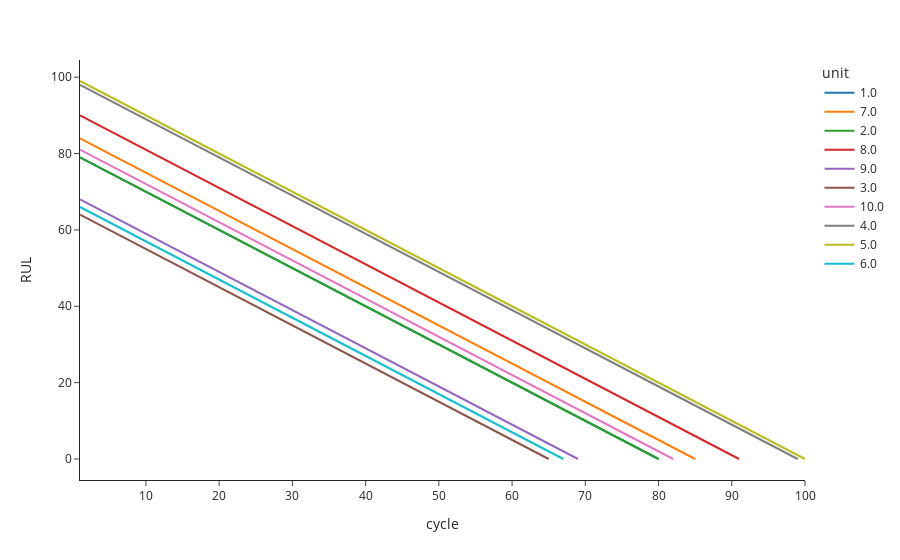

The notebook cell this image was saved under:
### Code cell
#check the true target is the true target with a quick line plot
px.line(true_target,
        x="cycle",
        y="RUL",
        color="unit")

### Figure 1 — Plotly figure (JSON) as saved in the notebook; plotly's stock layout.template omitted (floating-point values rounded to 4 significant figures)
{"data": [{"hovertemplate": "unit=1.0<br>cycle=%{x}<br>RUL=%{y}<extra></extra>", "legendgroup": "1.0", "line": {"color": "#1F77B4", "dash": "solid"}, "marker": {"symbol": "circle"}, "mode": "lines", "name": "1.0", "orientation": "v", "showlegend": true, "type": "scatter", "x": [1, 2, 3, 4, 5, 6, 7, 8, 9, 10, 11, 12, 13, 14, 15, 16, 17, 18, 19, 20, 21, 22, 23, 24, 25, 26, 27, 28, 29, 30, 31, 32, 33, 34, 35, 36, 37, 38, 39, 40, 41, 42, 43, 44, 45, 46, 47, 48, 49, 50, 51, 52, 53, 54, 55, 56, 57, 58, 59, 60, 61, 62, 63, 64, 65, 66, 67, 68, 69, 70, 71, 72, 73, 74, 75, 76, 77, 78, 79, 80], "xaxis": "x", "y": [79, 78, 77, 76, 75, 74, 73, 72, 71, 70, 69, 68, 67, 66, 65, 64, 63, 62, 61, 60, 59, 58, 57, 56, 55, 54, 53, 52, 51, 50, 49, 48, 47, 46, 45, 44, 43, 42, 41, 40, 39, 38, 37, 36, 35, 34, 33, 32, 31, 30, 29, 28, 27, 26, 25, 24, 23, 22, 21, 20, 19, 18, 17, 16, 15, 14, 13, 12, 11, 10, 9, 8, 7, 6, 5, 4, 3, 2, 1, 0], "yaxis": "y"}, {"hovertemplate": "unit=7.0<br>cycle=%{x}<br>RUL=%{y}<extra></extra>", "legendgroup": "7.0", "line": {"color": "#FF7F0E", "dash": "solid"}, "marker": {"symbol": "circle"}, "mode": "lines", "name": "7.0", "orientation": "v", "showlegend": true, "type": "scatter", "x": [1, 2, 3, 4, 5, 6, 7, 8, 9, 10, 11, 12, 13, 14, 15, 16, 17, 18, 19, 20, 21, 22, 23, 24, 25, 26, 27, 28, 29, 30, 31, 32, 33, 34, 35, 36, 37, 38, 39, 40, 41, 42, 43, 44, 45, 46, 47, 48, 49, 50, 51, 52, 53, 54, 55, 56, 57, 58, 59, 60, 61, 62, 63, 64, 65, 66, 67, 68, 69, 70, 71, 72, 73, 74, 75, 76, 77, 78, 79, 80, 81, 82, 83, 84, 85], "xaxis": "x", "y": [84, 83, 82, 81, 80, 79, 78, 77, 76, 75, 74, 73, 72, 71, 70, 69, 68, 67, 66, 65, 64, 63, 62, 61, 60, 59, 58, 57, 56, 55, 54, 53, 52, 51, 50, 49, 48, 47, 46, 45, 44, 43, 42, 41, 40, 39, 38, 37, 36, 35, 34, 33, 32, 31, 30, 29, 28, 27, 26, 25, 24, 23, 22, 21, 20, 19, 18, 17, 16, 15, 14, 13, 12, 11, 10, 9, 8, 7, 6, 5, 4, 3, 2, 1, 0], "yaxis": "y"}, {"hovertemplate": "unit=2.0<br>cycle=%{x}<br>RUL=%{y}<extra></extra>", "legendgroup": "2.0", "line": {"color": "#2CA02C", "dash": "solid"}, "marker": {"symbol": "circle"}, "mode": "lines", "name": "2.0", "orientation": "v", "showlegend": true, "type": "scatter", "x": [1, 2, 3, 4, 5, 6, 7, 8, 9, 10, 11, 12, 13, 14, 15, 16, 17, 18, 19, 20, 21, 22, 23, 24, 25, 26, 27, 28, 29, 30, 31, 32, 33, 34, 35, 36, 37, 38, 39, 40, 41, 42, 43, 44, 45, 46, 47, 48, 49, 50, 51, 52, 53, 54, 55, 56, 57, 58, 59, 60, 61, 62, 63, 64, 65, 66, 67, 68, 69, 70, 71, 72, 73, 74, 75, 76, 77, 78, 79, 80], "xaxis": "x", "y": [79, 78, 77, 76, 75, 74, 73, 72, 71, 70, 69, 68, 67, 66, 65, 64, 63, 62, 61, 60, 59, 58, 57, 56, 55, 54, 53, 52, 51, 50, 49, 48, 47, 46, 45, 44, 43, 42, 41, 40, 39, 38, 37, 36, 35, 34, 33, 32, 31, 30, 29, 28, 27, 26, 25, 24, 23, 22, 21, 20, 19, 18, 17, 16, 15, 14, 13, 12, 11, 10, 9, 8, 7, 6, 5, 4, 3, 2, 1, 0], "yaxis": "y"}, {"hovertemplate": "unit=8.0<br>cycle=%{x}<br>RUL=%{y}<extra></extra>", "legendgroup": "8.0", "line": {"color": "#D62728", "dash": "solid"}, "marker": {"symbol": "circle"}, "mode": "lines", "name": "8.0", "orientation": "v", "showlegend": true, "type": "scatter", "x": [1, 2, 3, 4, 5, 6, 7, 8, 9, 10, 11, 12, 13, 14, 15, 16, 17, 18, 19, 20, 21, 22, 23, 24, 25, 26, 27, 28, 29, 30, 31, 32, 33, 34, 35, 36, 37, 38, 39, 40, 41, 42, 43, 44, 45, 46, 47, 48, 49, 50, 51, 52, 53, 54, 55, 56, 57, 58, 59, 60, 61, 62, 63, 64, 65, 66, 67, 68, 69, 70, 71, 72, 73, 74, 75, 76, 77, 78, 79, 80, 81, 82, 83, 84, 85, 86, 87, 88, 89, 90, 91], "xaxis": "x", "y": [90, 89, 88, 87, 86, 85, 84, 83, 82, 81, 80, 79, 78, 77, 76, 75, 74, 73, 72, 71, 70, 69, 68, 67, 66, 65, 64, 63, 62, 61, 60, 59, 58, 57, 56, 55, 54, 53, 52, 51, 50, 49, 48, 47, 46, 45, 44, 43, 42, 41, 40, 39, 38, 37, 36, 35, 34, 33, 32, 31, 30, 29, 28, 27, 26, 25, 24, 23, 22, 21, 20, 19, 18, 17, 16, 15, 14, 13, 12, 11, 10, 9, 8, 7, 6, 5, 4, 3, 2, 1, 0], "yaxis": "y"}, {"hovertemplate": "unit=9.0<br>cycle=%{x}<br>RUL=%{y}<extra></extra>", "legendgroup": "9.0", "line": {"color": "#9467BD", "dash": "solid"}, "marker": {"symbol": "circle"}, "mode": "lines", "name": "9.0", "orientation": "v", "showlegend": true, "type": "scatter", "x": [1, 2, 3, 4, 5, 6, 7, 8, 9, 10, 11, 12, 13, 14, 15, 16, 17, 18, 19, 20, 21, 22, 23, 24, 25, 26, 27, 28, 29, 30, 31, 32, 33, 34, 35, 36, 37, 38, 39, 40, 41, 42, 43, 44, 45, 46, 47, 48, 49, 50, 51, 52, 53, 54, 55, 56, 57, 58, 59, 60, 61, 62, 63, 64, 65, 66, 67, 68, 69], "xaxis": "x", "y": [68, 67, 66, 65, 64, 63, 62, 61, 60, 59, 58, 57, 56, 55, 54, 53, 52, 51, 50, 49, 48, 47, 46, 45, 44, 43, 42, 41, 40, 39, 38, 37, 36, 35, 34, 33, 32, 31, 30, 29, 28, 27, 26, 25, 24, 23, 22, 21, 20, 19, 18, 17, 16, 15, 14, 13, 12, 11, 10, 9, 8, 7, 6, 5, 4, 3, 2, 1, 0], "yaxis": "y"}, {"hovertemplate": "unit=3.0<br>cycle=%{x}<br>RUL=%{y}<extra></extra>", "legendgroup": "3.0", "line": {"color": "#8C564B", "dash": "solid"}, "marker": {"symbol": "circle"}, "mode": "lines", "name": "3.0", "orientation": "v", "showlegend": true, "type": "scatter", "x": [1, 2, 3, 4, 5, 6, 7, 8, 9, 10, 11, 12, 13, 14, 15, 16, 17, 18, 19, 20, 21, 22, 23, 24, 25, 26, 27, 28, 29, 30, 31, 32, 33, 34, 35, 36, 37, 38, 39, 40, 41, 42, 43, 44, 45, 46, 47, 48, 49, 50, 51, 52, 53, 54, 55, 56, 57, 58, 59, 60, 61, 62, 63, 64, 65], "xaxis": "x", "y": [64, 63, 62, 61, 60, 59, 58, 57, 56, 55, 54, 53, 52, 51, 50, 49, 48, 47, 46, 45, 44, 43, 42, 41, 40, 39, 38, 37, 36, 35, 34, 33, 32, 31, 30, 29, 28, 27, 26, 25, 24, 23, 22, 21, 20, 19, 18, 17, 16, 15, 14, 13, 12, 11, 10, 9, 8, 7, 6, 5, 4, 3, 2, 1, 0], "yaxis": "y"}, {"hovertemplate": "unit=10.0<br>cycle=%{x}<br>RUL=%{y}<extra></extra>", "legendgroup": "10.0", "line": {"color": "#E377C2", "dash": "solid"}, "marker": {"symbol": "circle"}, "mode": "lines", "name": "10.0", "orientation": "v", "showlegend": true, "type": "scatter", "x": [1, 2, 3, 4, 5, 6, 7, 8, 9, 10, 11, 12, 13, 14, 15, 16, 17, 18, 19, 20, 21, 22, 23, 24, 25, 26, 27, 28, 29, 30, 31, 32, 33, 34, 35, 36, 37, 38, 39, 40, 41, 42, 43, 44, 45, 46, 47, 48, 49, 50, 51, 52, 53, 54, 55, 56, 57, 58, 59, 60, 61, 62, 63, 64, 65, 66, 67, 68, 69, 70, 71, 72, 73, 74, 75, 76, 77, 78, 79, 80, 81, 82], "xaxis": "x", "y": [81, 80, 79, 78, 77, 76, 75, 74, 73, 72, 71, 70, 69, 68, 67, 66, 65, 64, 63, 62, 61, 60, 59, 58, 57, 56, 55, 54, 53, 52, 51, 50, 49, 48, 47, 46, 45, 44, 43, 42, 41, 40, 39, 38, 37, 36, 35, 34, 33, 32, 31, 30, 29, 28, 27, 26, 25, 24, 23, 22, 21, 20, 19, 18, 17, 16, 15, 14, 13, 12, 11, 10, 9, 8, 7, 6, 5, 4, 3, 2, 1, 0], "yaxis": "y"}, {"hovertemplate": "unit=4.0<br>cycle=%{x}<br>RUL=%{y}<extra></extra>", "legendgroup": "4.0", "line": {"color": "#7F7F7F", "dash": "solid"}, "marker": {"symbol": "circle"}, "mode": "lines", "name": "4.0", "orientation": "v", "showlegend": true, "type": "scatter", "x": [1, 2, 3, 4, 5, 6, 7, 8, 9, 10, 11, 12, 13, 14, 15, 16, 17, 18, 19, 20, 21, 22, 23, 24, 25, 26, 27, 28, 29, 30, 31, 32, 33, 34, 35, 36, 37, 38, 39, 40, 41, 42, 43, 44, 45, 46, 47, 48, 49, 50, 51, 52, 53, 54, 55, 56, 57, 58, 59, 60, 61, 62, 63, 64, 65, 66, 67, 68, 69, 70, 71, 72, 73, 74, 75, 76, 77, 78, 79, 80, 81, 82, 83, 84, 85, 86, 87, 88, 89, 90, 91, 92, 93, 94, 95, 96, 97, 98, 99], "xaxis": "x", "y": [98, 97, 96, 95, 94, 93, 92, 91, 90, 89, 88, 87, 86, 85, 84, 83, 82, 81, 80, 79, 78, 77, 76, 75, 74, 73, 72, 71, 70, 69, 68, 67, 66, 65, 64, 63, 62, 61, 60, 59, 58, 57, 56, 55, 54, 53, 52, 51, 50, 49, 48, 47, 46, 45, 44, 43, 42, 41, 40, 39, 38, 37, 36, 35, 34, 33, 32, 31, 30, 29, 28, 27, 26, 25, 24, 23, 22, 21, 20, 19, 18, 17, 16, 15, 14, 13, 12, 11, 10, 9, 8, 7, 6, 5, 4, 3, 2, 1, 0], "yaxis": "y"}, {"hovertemplate": "unit=5.0<br>cycle=%{x}<br>RUL=%{y}<extra></extra>", "legendgroup": "5.0", "line": {"color": "#BCBD22", "dash": "solid"}, "marker": {"symbol": "circle"}, "mode": "lines", "name": "5.0", "orientation": "v", "showlegend": true, "type": "scatter", "x": [1, 2, 3, 4, 5, 6, 7, 8, 9, 10, 11, 12, 13, 14, 15, 16, 17, 18, 19, 20, 21, 22, 23, 24, 25, 26, 27, 28, 29, 30, 31, 32, 33, 34, 35, 36, 37, 38, 39, 40, 41, 42, 43, 44, 45, 46, 47, 48, 49, 50, 51, 52, 53, 54, 55, 56, 57, 58, 59, 60, 61, 62, 63, 64, 65, 66, 67, 68, 69, 70, 71, 72, 73, 74, 75, 76, 77, 78, 79, 80, 81, 82, 83, 84, 85, 86, 87, 88, 89, 90, 91, 92, 93, 94, 95, 96, 97, 98, 99, 100], "xaxis": "x", "y": [99, 98, 97, 96, 95, 94, 93, 92, 91, 90, 89, 88, 87, 86, 85, 84, 83, 82, 81, 80, 79, 78, 77, 76, 75, 74, 73, 72, 71, 70, 69, 68, 67, 66, 65, 64, 63, 62, 61, 60, 59, 58, 57, 56, 55, 54, 53, 52, 51, 50, 49, 48, 47, 46, 45, 44, 43, 42, 41, 40, 39, 38, 37, 36, 35, 34, 33, 32, 31, 30, 29, 28, 27, 26, 25, 24, 23, 22, 21, 20, 19, 18, 17, 16, 15, 14, 13, 12, 11, 10, 9, 8, 7, 6, 5, 4, 3, 2, 1, 0], "yaxis": "y"}, {"hovertemplate": "unit=6.0<br>cycle=%{x}<br>RUL=%{y}<extra></extra>", "legendgroup": "6.0", "line": {"color": "#17BECF", "dash": "solid"}, "marker": {"symbol": "circle"}, "mode": "lines", "name": "6.0", "orientation": "v", "showlegend": true, "type": "scatter", "x": [1, 2, 3, 4, 5, 6, 7, 8, 9, 10, 11, 12, 13, 14, 15, 16, 17, 18, 19, 20, 21, 22, 23, 24, 25, 26, 27, 28, 29, 30, 31, 32, 33, 34, 35, 36, 37, 38, 39, 40, 41, 42, 43, 44, 45, 46, 47, 48, 49, 50, 51, 52, 53, 54, 55, 56, 57, 58, 59, 60, 61, 62, 63, 64, 65, 66, 67], "xaxis": "x", "y": [66, 65, 64, 63, 62, 61, 60, 59, 58, 57, 56, 55, 54, 53, 52, 51, 50, 49, 48, 47, 46, 45, 44, 43, 42, 41, 40, 39, 38, 37, 36, 35, 34, 33, 32, 31, 30, 29, 28, 27, 26, 25, 24, 23, 22, 21, 20, 19, 18, 17, 16, 15, 14, 13, 12, 11, 10, 9, 8, 7, 6, 5, 4, 3, 2, 1, 0], "yaxis": "y"}], "layout": {"legend": {"title": {"text": "unit"}, "tracegroupgap": 0}, "margin": {"t": 60}, "xaxis": {"anchor": "y", "domain": [0, 1], "title": {"text": "cycle"}}, "yaxis": {"anchor": "x", "domain": [0, 1], "title": {"text": "RUL"}}}}
